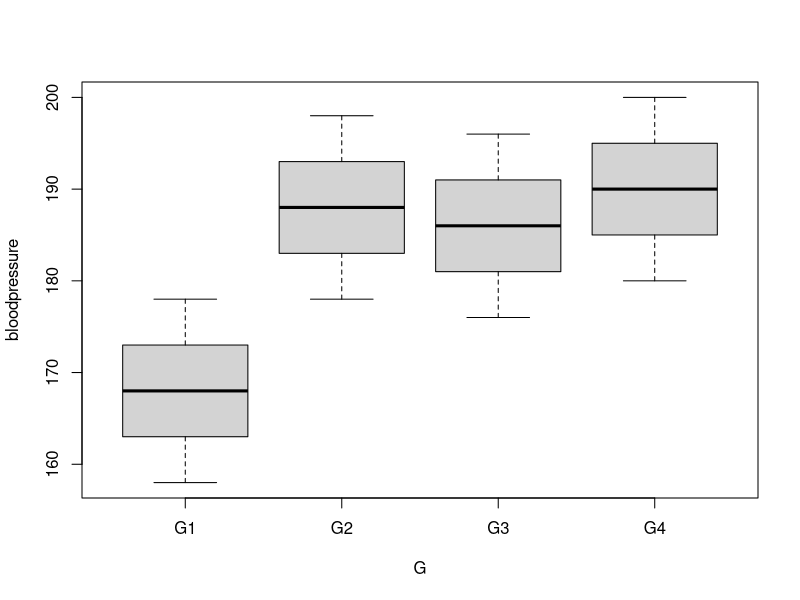

The R source for this figure:
############### Example dataset
pain = c(4, 5, 4, 3, 2, 4, 3, 4, 4, 6, 8, 4, 5, 4, 6, 5, 8, 6, 6, 7, 6, 6, 7, 5, 6, 5, 5)
drug = c(rep("A",9), rep("B",9), rep("C",9))
migraine = data.frame(pain,drug)
migraine

############### Checking Assumptions for one-sample t-tests

# 1. The data must be continuous . 
# 2. The data must follow the normal probability distribution.
migraine[1:9, ]
migraine[1:9,1 ]
shapiro.test(migraine[1:9,1 ])
# 3. The sample is a simple random sample from its population.


############### Checking Assumptions for two-sample t-tests
G1 = migraine[1:9,1 ]
G2 = migraine[10:18,1 ]

# 1. The data follow the normal probability distribution. 
shapiro.test(G1)
shapiro.test(G2)

# 2. The variances of the two populations are equal.
G1and2 = migraine[1:18,]
bartlett.test(pain ~ drug, data=G1and2)

# 3. The two samples are independent. There is no relationship between the individuals in one sample as compared to the other. 
chisq.test(table(G1and2))
chisq.test(table(G1and2)+1)
chisq.test(table(G1and2)+0.1)
chisq.test(table(G1and2)+0.01)
chisq.test(table(G1and2)+0.001)
chisq.test(table(G1and2)+0.0001)
# 4. Both samples are simple random samples from their respective populations. 

############### Checking Assumptions for One-way ANOVA 

## 1. The experimental errors of your data are normally distributed. 
model = aov(pain ~ drug, data=migraine)
model$residuals
shapiro.test(model$residuals)

## 2. Equal variances between treatments Homogeneity of variances Homoscedasticity. 
bartlett.test(pain ~ drug, data=migraine)

## 3.Independence of samples: Each sample is randomly selected and independent 
chisq.test(table(migraine))


############### Checking Assumptions for Two-way ANOVA 

bloodpressure <- c(158,163,173,178,168,188,183,198,178,193,186,191,196,181,176,185,190,195,200,180)
biofeedback <- factor(c(rep("present",10),rep("absent",10)))
drug <- factor(rep(c(rep("use",5),rep("notuse",5)),2))
bpdata <- data.frame(bloodpressure, biofeedback, drug)
bpdata

## 1. All samples are drawn from normally distributed populations.
shapiro.test(migraine[,1])

## 2. The samples have a common variance.
G <- factor(c(rep("G1",5),rep("G2",5),rep("G3",5),rep("G4",5)))
bpdata_new <- data.frame(bloodpressure, G)
bartlett.test(bloodpressure ~ G, data=bpdata_new)

## 3. There are no outliers that distort the test results.
boxplot(bloodpressure ~ G, data=bpdata_new)
